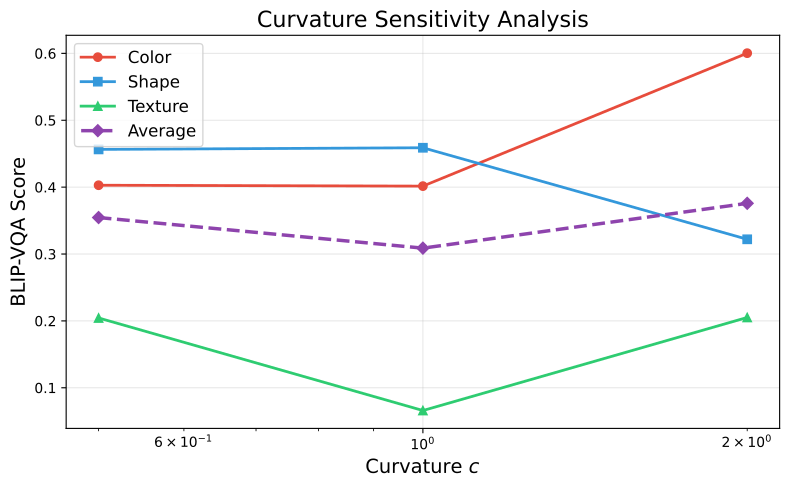

Write Python code to recreate this figure.
import matplotlib.pyplot as plt
import numpy as np

curvatures = [0.5, 1.0, 2.0]
color_scores = [np.float64(0.4028573092888109), np.float64(0.4015244628069922), np.float64(0.6003276043455117)]
shape_scores = [np.float64(0.4564258272293955), np.float64(0.45888524372130635), np.float64(0.32200521647464486)]
texture_scores = [np.float64(0.20437021555844695), np.float64(0.06596320550888776), np.float64(0.20513048118446023)]
avg_scores = [np.float64(0.35455111735888445), np.float64(0.3087909706790621), np.float64(0.37582110066820557)]

fig, ax = plt.subplots(1, 1, figsize=(8, 5))
ax.plot(curvatures, color_scores, 'o-', label='Color', color='#e74c3c', linewidth=2)
ax.plot(curvatures, shape_scores, 's-', label='Shape', color='#3498db', linewidth=2)
ax.plot(curvatures, texture_scores, '^-', label='Texture', color='#2ecc71', linewidth=2)
ax.plot(curvatures, avg_scores, 'D--', label='Average', color='#8e44ad', linewidth=2.5)

ax.set_xlabel('Curvature $c$', fontsize=14)
ax.set_ylabel('BLIP-VQA Score', fontsize=14)
ax.set_title('Curvature Sensitivity Analysis', fontsize=16)
ax.legend(fontsize=12)
ax.grid(True, alpha=0.3)
ax.set_xscale('log')
plt.tight_layout()
plt.savefig('./paper_results/figures/curvature_plot.pdf', dpi=300, bbox_inches='tight')
plt.close()
print(f"Curvature plot saved to ./paper_results/figures/curvature_plot.pdf")
